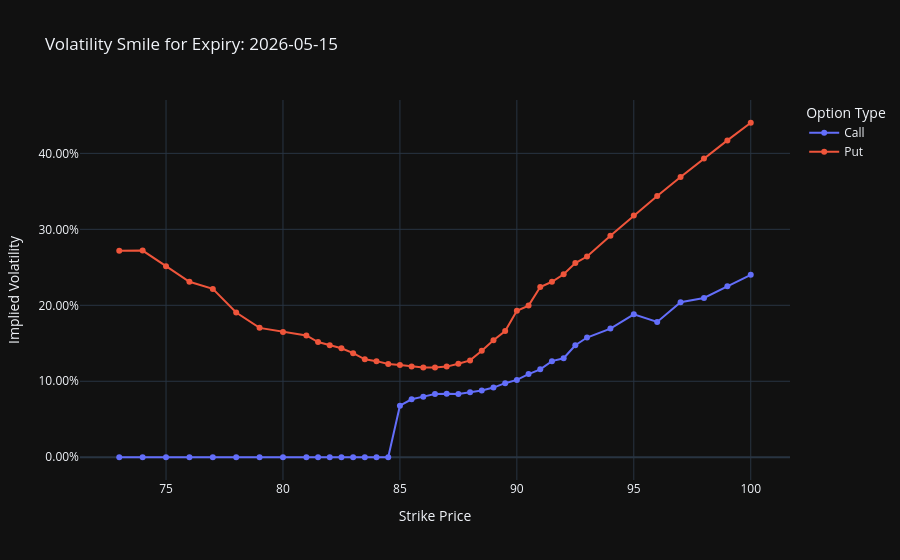

Source (notebook cell):
### Markdown cell above
Let's look at some individual expirations to observe the volatility smile/skew. We should be seeing that classic smile pattern. Any variances are likely coming from stale IVs due to low open interest/volatility (illiquidity).

### Code cell
import plotly.express as px

# Choose an expiration
# target_expiry = options_df['Expiration'].max()
target_expiry = pd.to_datetime("2026-05-15")

# Look at options on only that expiry
df_smile = options_df[options_df['Expiration'] == target_expiry]

# Plot IV vs. Strike, coloring by Call vs. Put
fig_smile = px.line(
    df_smile, 
    x='Strike', 
    y='IV', 
    color='Option Type', 
    markers=True,
    hover_data=['Bid', 'Ask', 'Volume', 'Open Int'], # Crucial for spotting illiquid outliers
    title=f"Volatility Smile for Expiry: {target_expiry.strftime('%Y-%m-%d')}",
    labels={'IV': 'Implied Volatility', 'Strike': 'Strike Price'}
)

fig_smile.update_layout(template="plotly_dark", hovermode="x unified")
fig_smile.update_layout(yaxis=dict(tickformat=".2%"))
fig_smile.show()

### Figure 1 — Plotly figure (JSON) as saved in the notebook; plotly's stock layout.template omitted (floating-point values rounded to 4 significant figures; data arrays with more than 128 entries replaced by an {"elided": "..."} marker saying what was removed)
{"data": [{"customdata": {"elided": "40x4 float values"}, "hovertemplate": "Option Type=Call<br>Strike Price=%{x}<br>Implied Volatility=%{y}<br>Bid=%{customdata[0]}<br>Ask=%{customdata[1]}<br>Volume=%{customdata[2]}<br>Open Int=%{customdata[3]}<extra></extra>", "legendgroup": "Call", "line": {"color": "#636efa", "dash": "solid"}, "marker": {"symbol": "circle"}, "mode": "lines+markers", "name": "Call", "orientation": "v", "showlegend": true, "type": "scatter", "x": [73.0, 74.0, 75.0, 76.0, 77.0, 78.0, 79.0, 80.0, 81.0, 81.5, 82.0, 82.5, 83.0, 83.5, 84.0, 84.5, 85.0, 85.5, 86.0, 86.5, 87.0, 87.5, 88.0, 88.5, 89.0, 89.5, 90.0, 90.5, 91.0, 91.5, 92.0, 92.5, 93.0, 94.0, 95.0, 96.0, 97.0, 98.0, 99.0, 100.0], "xaxis": "x", "y": [0.0, 0.0, 0.0, 0.0, 0.0, 0.0, 0.0, 0.0, 0.0, 0.0, 0.0, 0.0, 0.0, 0.0, 0.0, 0.0, 0.0679, 0.0763, 0.0798, 0.0831, 0.0837, 0.0834, 0.0856, 0.0879, 0.0917, 0.0975, 0.1018, 0.1095, 0.1157, 0.1265, 0.1303, 0.1474, 0.1576, 0.1694, 0.1881, 0.1781, 0.204, 0.2097, 0.225, 0.2401], "yaxis": "y"}, {"customdata": {"elided": "40x4 float values"}, "hovertemplate": "Option Type=Put<br>Strike Price=%{x}<br>Implied Volatility=%{y}<br>Bid=%{customdata[0]}<br>Ask=%{customdata[1]}<br>Volume=%{customdata[2]}<br>Open Int=%{customdata[3]}<extra></extra>", "legendgroup": "Put", "line": {"color": "#EF553B", "dash": "solid"}, "marker": {"symbol": "circle"}, "mode": "lines+markers", "name": "Put", "orientation": "v", "showlegend": true, "type": "scatter", "x": [73.0, 74.0, 75.0, 76.0, 77.0, 78.0, 79.0, 80.0, 81.0, 81.5, 82.0, 82.5, 83.0, 83.5, 84.0, 84.5, 85.0, 85.5, 86.0, 86.5, 87.0, 87.5, 88.0, 88.5, 89.0, 89.5, 90.0, 90.5, 91.0, 91.5, 92.0, 92.5, 93.0, 94.0, 95.0, 96.0, 97.0, 98.0, 99.0, 100.0], "xaxis": "x", "y": [0.2719, 0.272, 0.2515, 0.231, 0.2216, 0.1905, 0.1703, 0.165, 0.1603, 0.1516, 0.1475, 0.1434, 0.137, 0.1289, 0.1265, 0.1227, 0.1213, 0.1194, 0.1183, 0.118, 0.1193, 0.1231, 0.1275, 0.1402, 0.1539, 0.1661, 0.1927, 0.1996, 0.224, 0.231, 0.2409, 0.2556, 0.2642, 0.2917, 0.3182, 0.344, 0.369, 0.3933, 0.4171, 0.4403], "yaxis": "y"}], "layout": {"hovermode": "x unified", "legend": {"title": {"text": "Option Type"}, "tracegroupgap": 0}, "title": {"text": "Volatility Smile for Expiry: 2026-05-15"}, "xaxis": {"anchor": "y", "domain": [0, 1], "title": {"text": "Strike Price"}}, "yaxis": {"anchor": "x", "domain": [0, 1], "tickformat": ".2%", "title": {"text": "Implied Volatility"}}}}
